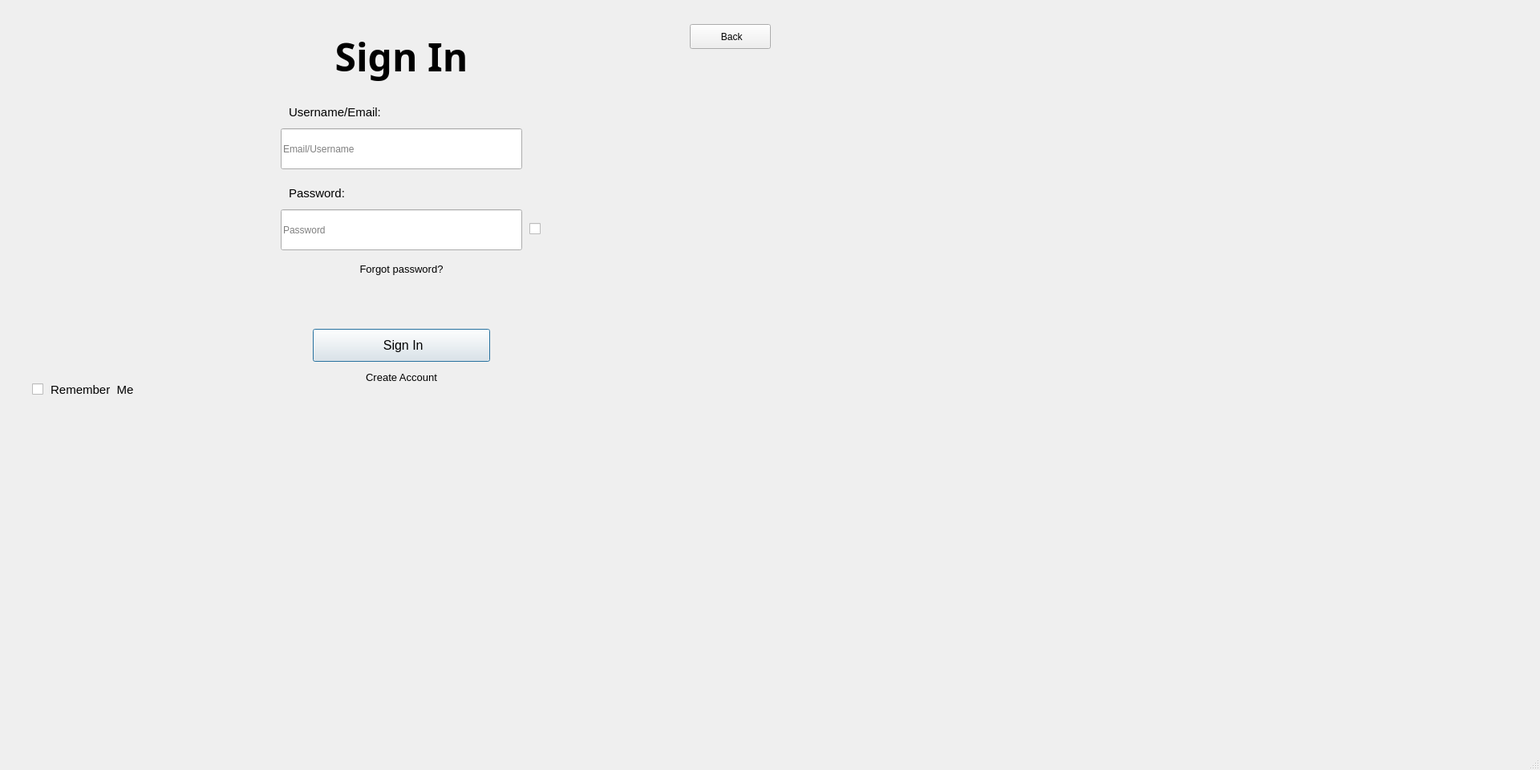
<?xml version='1.0' encoding='utf-8'?>
<ui version="4.0">
 <class>IdanCloud</class>
 <widget class="QMainWindow" name="IdanCloud">
  <property name="geometry">
   <rect>
    <x>0</x>
    <y>0</y>
    <width>1920</width>
    <height>960</height>
   </rect>
  </property>
  <property name="sizePolicy">
   <sizepolicy hsizetype="MinimumExpanding" vsizetype="MinimumExpanding">
    <horstretch>0</horstretch>
    <verstretch>0</verstretch>
   </sizepolicy>
  </property>
  <property name="acceptDrops">
   <bool>false</bool>
  </property>
  <property name="windowTitle">
   <string>IdanCloud</string>
  </property>
  <widget class="QWidget" name="centralwidget">
   <property name="sizePolicy">
    <sizepolicy hsizetype="Expanding" vsizetype="Expanding">
     <horstretch>5</horstretch>
     <verstretch>5</verstretch>
    </sizepolicy>
   </property>
   <widget class="QLabel" name="main_text">
    <property name="geometry">
     <rect>
      <x>210</x>
      <y>40</y>
      <width>581</width>
      <height>61</height>
     </rect>
    </property>
    <property name="font">
     <font>
      <family>Trebuchet MS</family>
      <pointsize>36</pointsize>
      <bold>true</bold>
     </font>
    </property>
    <property name="layoutDirection">
     <enum>Qt::LayoutDirection::LeftToRight</enum>
    </property>
    <property name="styleSheet">
     <string notr="true">.btn {
    margin: 1rem;
    font-size: 1.2rem;
    color: var(--text);
    padding: 0.7rem 2rem;
    border-radius: 30em;
    border-style: none;
    text-transform: uppercase;
    letter-spacing: 2px;
    background-color: transparent;
    box-shadow: 1px 1px 10px #000000;
    transition: all .3s ease;
    opacity: 0.8;
}</string>
    </property>
    <property name="text">
     <string>Sign In</string>
    </property>
    <property name="scaledContents">
     <bool>true</bool>
    </property>
    <property name="alignment">
     <set>Qt::AlignmentFlag::AlignCenter</set>
    </property>
   </widget>
   <widget class="QPushButton" name="login_button">
    <property name="geometry">
     <rect>
      <x>390</x>
      <y>410</y>
      <width>221</width>
      <height>41</height>
     </rect>
    </property>
    <property name="font">
     <font>
      <pointsize>12</pointsize>
     </font>
    </property>
    <property name="styleSheet">
     <string notr="true" />
    </property>
    <property name="text">
     <string> Sign In</string>
    </property>
    <property name="iconSize">
     <size>
      <width>20</width>
      <height>20</height>
     </size>
    </property>
    <property name="autoDefault">
     <bool>true</bool>
    </property>
    <property name="default">
     <bool>true</bool>
    </property>
    <property name="flat">
     <bool>false</bool>
    </property>
   </widget>
   <widget class="QLabel" name="passwor_label">
    <property name="geometry">
     <rect>
      <x>360</x>
      <y>231</y>
      <width>181</width>
      <height>21</height>
     </rect>
    </property>
    <property name="font">
     <font>
      <pointsize>11</pointsize>
     </font>
    </property>
    <property name="text">
     <string>&lt;html&gt;&lt;head/&gt;&lt;body&gt;&lt;p&gt;&lt;span&gt;Password:&lt;/span&gt;&lt;/p&gt;&lt;/body&gt;&lt;/html&gt;</string>
    </property>
    <property name="alignment">
     <set>Qt::AlignmentFlag::AlignLeading|Qt::AlignmentFlag::AlignLeft|Qt::AlignmentFlag::AlignVCenter</set>
    </property>
   </widget>
   <widget class="QLabel" name="user_label">
    <property name="geometry">
     <rect>
      <x>360</x>
      <y>130</y>
      <width>221</width>
      <height>21</height>
     </rect>
    </property>
    <property name="font">
     <font>
      <pointsize>11</pointsize>
     </font>
    </property>
    <property name="text">
     <string>&lt;html&gt;&lt;head/&gt;&lt;body&gt;&lt;p&gt;&lt;span&gt;Username/Email:&lt;/span&gt;&lt;/p&gt;&lt;/body&gt;&lt;/html&gt;</string>
    </property>
    <property name="alignment">
     <set>Qt::AlignmentFlag::AlignLeading|Qt::AlignmentFlag::AlignLeft|Qt::AlignmentFlag::AlignVCenter</set>
    </property>
   </widget>
   <widget class="QPushButton" name="back_button">
    <property name="geometry">
     <rect>
      <x>860</x>
      <y>30</y>
      <width>101</width>
      <height>31</height>
     </rect>
    </property>
    <property name="styleSheet">
     <string notr="true" />
    </property>
    <property name="text">
     <string> Back</string>
    </property>
    <property name="iconSize">
     <size>
      <width>20</width>
      <height>20</height>
     </size>
    </property>
   </widget>
   <widget class="QLineEdit" name="password">
    <property name="geometry">
     <rect>
      <x>350</x>
      <y>261</y>
      <width>301</width>
      <height>51</height>
     </rect>
    </property>
    <property name="toolTip">
     <string />
    </property>
    <property name="alignment">
     <set>Qt::AlignmentFlag::AlignLeading|Qt::AlignmentFlag::AlignLeft|Qt::AlignmentFlag::AlignVCenter</set>
    </property>
    <property name="placeholderText">
     <string>Password</string>
    </property>
   </widget>
   <widget class="QCheckBox" name="password_toggle">
    <property name="geometry">
     <rect>
      <x>660</x>
      <y>260</y>
      <width>41</width>
      <height>51</height>
     </rect>
    </property>
    <property name="font">
     <font>
      <pointsize>9</pointsize>
     </font>
    </property>
    <property name="text">
     <string />
    </property>
    <property name="tristate">
     <bool>false</bool>
    </property>
   </widget>
   <widget class="QLineEdit" name="credi">
    <property name="geometry">
     <rect>
      <x>350</x>
      <y>160</y>
      <width>301</width>
      <height>51</height>
     </rect>
    </property>
    <property name="text">
     <string />
    </property>
    <property name="alignment">
     <set>Qt::AlignmentFlag::AlignLeading|Qt::AlignmentFlag::AlignLeft|Qt::AlignmentFlag::AlignVCenter</set>
    </property>
    <property name="placeholderText">
     <string>Email/Username</string>
    </property>
   </widget>
   <widget class="QLabel" name="message">
    <property name="geometry">
     <rect>
      <x>10</x>
      <y>360</y>
      <width>981</width>
      <height>31</height>
     </rect>
    </property>
    <property name="text">
     <string />
    </property>
    <property name="alignment">
     <set>Qt::AlignmentFlag::AlignCenter</set>
    </property>
   </widget>
   <widget class="QPushButton" name="forgot_password_button">
    <property name="geometry">
     <rect>
      <x>410</x>
      <y>320</y>
      <width>181</width>
      <height>31</height>
     </rect>
    </property>
    <property name="font">
     <font>
      <pointsize>10</pointsize>
     </font>
    </property>
    <property name="text">
     <string>Forgot password?</string>
    </property>
    <property name="flat">
     <bool>true</bool>
    </property>
   </widget>
   <widget class="QPushButton" name="signup_button">
    <property name="geometry">
     <rect>
      <x>400</x>
      <y>460</y>
      <width>201</width>
      <height>21</height>
     </rect>
    </property>
    <property name="font">
     <font>
      <pointsize>10</pointsize>
     </font>
    </property>
    <property name="styleSheet">
     <string notr="true" />
    </property>
    <property name="text">
     <string>Create Account</string>
    </property>
    <property name="iconSize">
     <size>
      <width>20</width>
      <height>20</height>
     </size>
    </property>
    <property name="autoDefault">
     <bool>false</bool>
    </property>
    <property name="default">
     <bool>false</bool>
    </property>
    <property name="flat">
     <bool>true</bool>
    </property>
   </widget>
   <widget class="QCheckBox" name="remember_check">
    <property name="geometry">
     <rect>
      <x>40</x>
      <y>475</y>
      <width>261</width>
      <height>21</height>
     </rect>
    </property>
    <property name="font">
     <font>
      <pointsize>11</pointsize>
     </font>
    </property>
    <property name="text">
     <string> Remember  Me</string>
    </property>
   </widget>
  </widget>
  <widget class="QStatusBar" name="statusbar" />
 </widget>
 <resources />
 <connections />
</ui>
